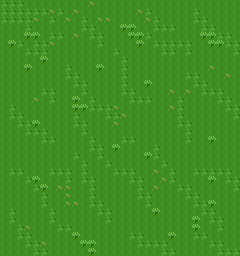

A level layout from a 2D game, rendered from its tile map. Below: a short description, then the map file with its tile-grid data intact:
An orthogonal 30x32 tile map with 8x8 px tiles, 1 tile layer (Tile Layer 1).

<map version="1.2" tiledversion="1.3.2" orientation="orthogonal" renderorder="right-down" compressionlevel="-1" width="30" height="32" tilewidth="8" tileheight="8" infinite="0" nextlayerid="2" nextobjectid="1">
 <tileset firstgid="1" source="grass_tile.tsx" />
 <layer id="1" name="Tile Layer 1" width="30" height="32">
  <data encoding="csv">
2,2,2,3,3,3,3,3,3,3,3,4,3,3,3,3,3,3,3,3,3,3,3,3,3,3,3,3,3,3,
2,2,2,2,2,2,4,2,3,4,3,3,3,3,3,3,3,4,2,3,3,3,3,3,2,3,3,3,3,3,
2,2,2,2,4,3,2,3,4,3,2,3,4,4,3,3,3,3,4,2,3,3,3,3,2,2,3,3,3,3,
3,3,3,2,3,3,3,3,3,3,2,2,3,3,3,1,1,3,3,2,2,2,3,3,3,2,2,3,3,3,
3,3,3,1,1,3,2,2,3,4,3,2,2,3,3,3,1,1,2,3,3,3,3,3,3,1,1,2,2,3,
3,1,2,3,2,2,4,3,3,3,3,3,2,3,3,3,3,1,3,2,2,2,2,2,3,3,1,1,2,2,
3,3,3,2,2,2,3,3,3,3,3,3,3,3,2,3,3,3,3,3,2,2,3,2,3,3,3,3,3,2,
3,3,3,3,3,1,3,3,3,3,3,3,3,3,3,2,3,3,3,3,3,3,3,3,3,3,3,3,3,3,
3,3,3,1,3,3,3,3,2,3,3,3,1,3,3,2,3,3,3,3,3,3,3,3,3,3,4,3,3,3,
3,3,3,3,3,3,3,3,2,2,3,3,3,3,3,2,3,3,3,3,3,3,3,2,2,3,3,3,4,3,
3,3,3,3,3,3,3,3,3,2,2,3,3,3,3,2,3,3,1,3,3,3,3,3,2,2,3,3,3,3,
3,3,3,3,3,2,2,3,3,3,2,3,3,3,3,2,2,3,3,3,3,4,3,4,3,2,2,2,3,3,
3,3,3,3,4,3,2,3,3,1,3,2,3,3,3,3,2,2,2,3,3,3,2,3,3,3,3,2,2,3,
3,2,3,3,3,3,3,3,3,1,1,2,2,2,4,3,3,3,3,3,3,4,2,3,3,3,3,3,2,2,
3,2,2,3,3,3,3,3,3,2,3,3,3,2,2,4,3,3,3,3,3,3,2,3,3,3,3,3,3,2,
3,3,2,2,1,3,3,3,3,2,2,3,3,3,4,3,3,3,3,3,3,3,2,2,3,3,3,3,3,3,
3,3,3,2,2,2,3,3,3,3,2,3,3,3,3,3,3,3,3,3,3,3,3,2,3,3,3,3,3,3,
3,3,3,3,3,2,2,3,3,3,3,2,3,3,3,2,2,3,3,3,3,3,3,2,3,3,1,3,3,3,
3,3,3,3,3,3,3,3,3,3,3,2,2,3,1,3,3,3,3,2,3,3,3,3,3,3,3,3,3,3,
3,3,3,3,3,3,3,3,3,2,3,3,2,3,3,3,3,3,1,2,3,3,3,3,3,3,3,3,3,3,
3,3,3,3,3,3,3,3,3,3,2,3,3,2,3,3,3,3,3,3,2,3,3,3,3,3,3,3,3,3,
3,2,2,3,3,3,2,2,2,3,2,3,3,3,2,2,2,3,3,4,3,2,3,3,2,2,2,2,2,3,
3,3,3,2,1,3,3,3,2,3,2,2,3,3,3,3,2,2,3,3,4,2,3,3,3,3,1,3,2,2,
3,3,3,3,2,1,3,4,4,3,3,2,3,3,3,3,3,2,3,4,3,3,2,2,3,3,3,3,3,2,
3,3,3,3,3,2,3,3,4,3,3,2,3,3,3,3,3,2,2,3,3,3,3,2,2,3,3,3,3,3,
3,3,3,3,3,2,3,3,4,4,3,2,2,3,3,3,3,3,2,3,3,3,3,3,2,2,1,3,3,3,
3,2,3,3,3,3,2,3,3,3,3,3,2,2,3,3,3,3,3,1,3,3,3,3,3,2,2,3,3,3,
3,2,3,3,3,3,2,3,3,3,3,3,3,2,3,3,3,3,3,3,3,3,3,3,1,3,2,2,3,3,
3,3,2,4,3,3,3,2,2,3,3,3,3,3,3,3,3,3,3,3,3,3,3,3,1,3,3,2,3,3,
3,3,2,2,3,3,3,3,3,1,3,3,3,3,3,3,2,2,3,3,3,1,3,3,2,2,3,3,3,3,
3,3,3,2,2,4,3,3,3,3,1,1,3,3,3,3,3,2,2,2,2,3,3,3,3,3,2,2,3,3,
3,3,3,3,2,2,3,3,3,3,3,1,3,3,3,3,3,3,3,3,2,2,3,3,3,3,3,2,2,2
</data>
 </layer>
</map>